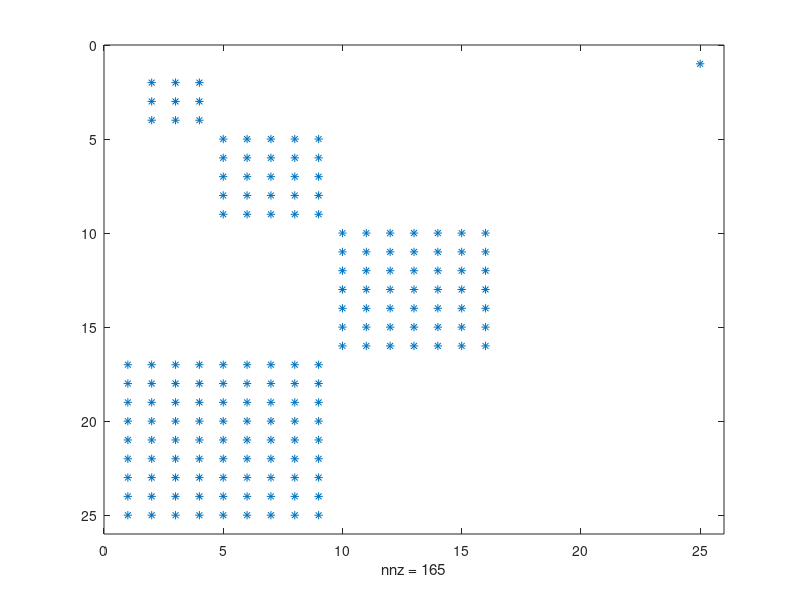

MATLAB code to generate this figure:
clc;clear;
%количество блоков
n=randi([4 8])
%массив n пустых матриц
matrices=cell(1,n);

for i = 1:n
    sizei=2*i-1;
    A=rand(sizei);
    num2str(sizei)
    matrices{i}=A;
end
%строим б-д
blkd=blkdiag(matrices{:});
blkd(1:1,end:end)=blkd(1,1);
blkd(1:1)=0;

subm=blkd(end-(2*n-2):end,end-(2*n-2):end);
blkd(end-(2*n-2):end, 1:2*n-1)=subm;
blkd(end-(2*n-2):end, end-(2*n-2):end)=0;

spy(blkd);